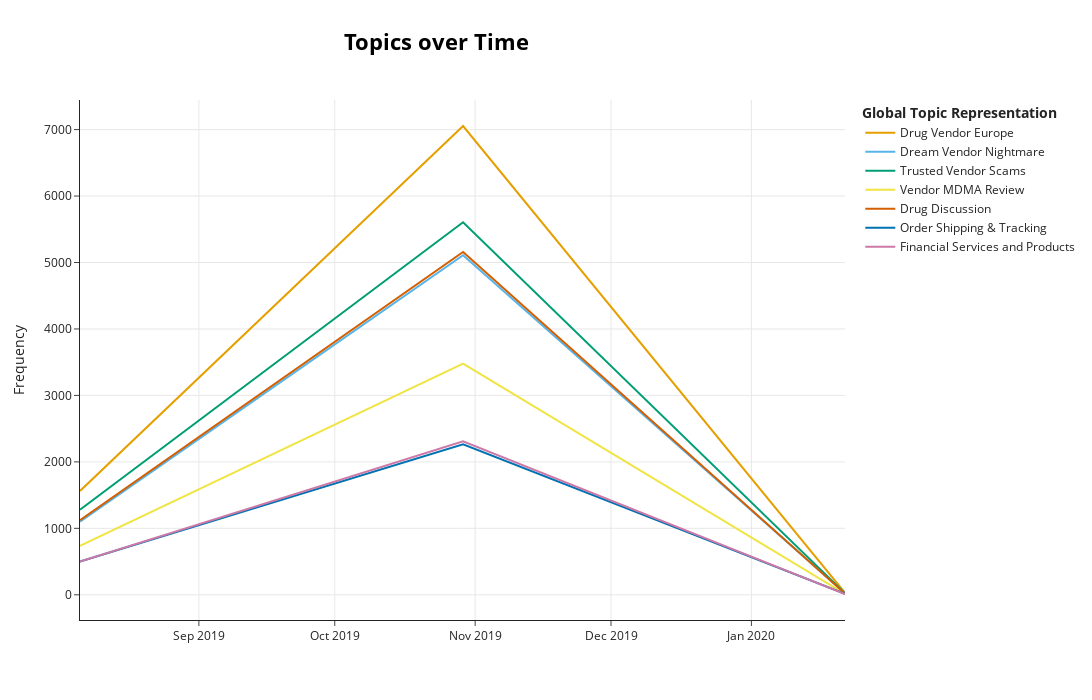

Source (notebook cell):
### Markdown cell above
![image.png](attachment:image.png)

### Code cell
topic_model.visualize_topics_over_time(topics_over_time, top_n_topics=10, width=1250, height=700, custom_labels=True)

### Figure 1 — Plotly figure (JSON) as saved in the notebook; plotly's stock layout.template omitted (floating-point values rounded to 4 significant figures)
{"data": [{"hoverinfo": "text", "hovertext": ["<b>Topic 0</b><br>Words: vendor, weed, xanax, cocaine, mg", "<b>Topic 0</b><br>Words: vendor, weed, xanax, mg, cocaine", "<b>Topic 0</b><br>Words: vendor, nt, weed, drug, looking"], "marker": {"color": "#E69F00"}, "mode": "lines", "name": "Drug Vendor Europe", "type": "scatter", "x": ["2019-08-05 17:55:40.800", "2019-10-29 08:00:00.000", "2020-01-21 16:00:00.000"], "y": [1563, 7054, 28]}, {"hoverinfo": "text", "hovertext": ["<b>Topic 1</b><br>Words: market, empire, dream, vendor, nightmare", "<b>Topic 1</b><br>Words: market, empire, dream, vendor, nightmare", "<b>Topic 1</b><br>Words: market, dream, vendor, empire, prometh"], "marker": {"color": "#56B4E9"}, "mode": "lines", "name": "Dream Vendor Nightmare", "type": "scatter", "x": ["2019-08-05 17:55:40.800", "2019-10-29 08:00:00.000", "2020-01-21 16:00:00.000"], "y": [1102, 5109, 25]}, {"hoverinfo": "text", "hovertext": ["<b>Topic 2</b><br>Words: vendor, scammer, scam, looking, best", "<b>Topic 2</b><br>Words: vendor, scammer, scam, looking, uk", "<b>Topic 2</b><br>Words: vendor, button, happy, vacation, listing"], "marker": {"color": "#009E73"}, "mode": "lines", "name": "Trusted Vendor Scams", "type": "scatter", "x": ["2019-08-05 17:55:40.800", "2019-10-29 08:00:00.000", "2020-01-21 16:00:00.000"], "y": [1281, 5605, 21]}, {"hoverinfo": "text", "hovertext": ["<b>Topic 3</b><br>Words: review, vendor, vendor review, review vendor, dream", "<b>Topic 3</b><br>Words: review, vendor, vendor review, review vendor, mg", "<b>Topic 3</b><br>Words: review, vendor, vendor review, to, vacation"], "marker": {"color": "#F0E442"}, "mode": "lines", "name": "Vendor MDMA Review", "type": "scatter", "x": ["2019-08-05 17:55:40.800", "2019-10-29 08:00:00.000", "2020-01-21 16:00:00.000"], "y": [736, 3480, 14]}, {"hoverinfo": "text", "hovertext": ["<b>Topic 4</b><br>Words: vendor, mdma, market, get, looking", "<b>Topic 4</b><br>Words: vendor, mdma, lsd, market, looking", "<b>Topic 4</b><br>Words: auto, auto finalize, new, finalize, mdma"], "marker": {"color": "#D55E00"}, "mode": "lines", "name": "Drug Discussion", "type": "scatter", "x": ["2019-08-05 17:55:40.800", "2019-10-29 08:00:00.000", "2020-01-21 16:00:00.000"], "y": [1121, 5159, 19]}, {"hoverinfo": "text", "hovertext": ["<b>Topic 5</b><br>Words: order, vendor, shipping, package, delivery", "<b>Topic 5</b><br>Words: order, vendor, package, shipping, delivery", "<b>Topic 5</b><br>Words: order, long process, oc realised, vpn dnm, uk opening"], "marker": {"color": "#0072B2"}, "mode": "lines", "name": "Order Shipping & Tracking", "type": "scatter", "x": ["2019-08-05 17:55:40.800", "2019-10-29 08:00:00.000", "2020-01-21 16:00:00.000"], "y": [500, 2263, 13]}, {"hoverinfo": "text", "hovertext": ["<b>Topic 6</b><br>Words: bitcoin, card, vendor, wallet, btc", "<b>Topic 6</b><br>Words: bitcoin, card, wallet, vendor, btc", "<b>Topic 6</b><br>Words: fund multisig, find torrent, dried amphetamine, copy sketchup, powder orally"], "marker": {"color": "#CC79A7"}, "mode": "lines", "name": "Financial Services and Products", "type": "scatter", "x": ["2019-08-05 17:55:40.800", "2019-10-29 08:00:00.000", "2020-01-21 16:00:00.000"], "y": [502, 2309, 12]}], "layout": {"height": 700, "hoverlabel": {"bgcolor": "white", "font": {"family": "Rockwell", "size": 16}}, "legend": {"title": {"text": "<b>Global Topic Representation"}}, "title": {"font": {"color": "Black", "size": 22}, "text": "<b>Topics over Time</b>", "x": 0.4, "xanchor": "center", "y": 0.95, "yanchor": "top"}, "width": 1250, "xaxis": {"showgrid": true}, "yaxis": {"showgrid": true, "title": {"text": "Frequency"}}}}
